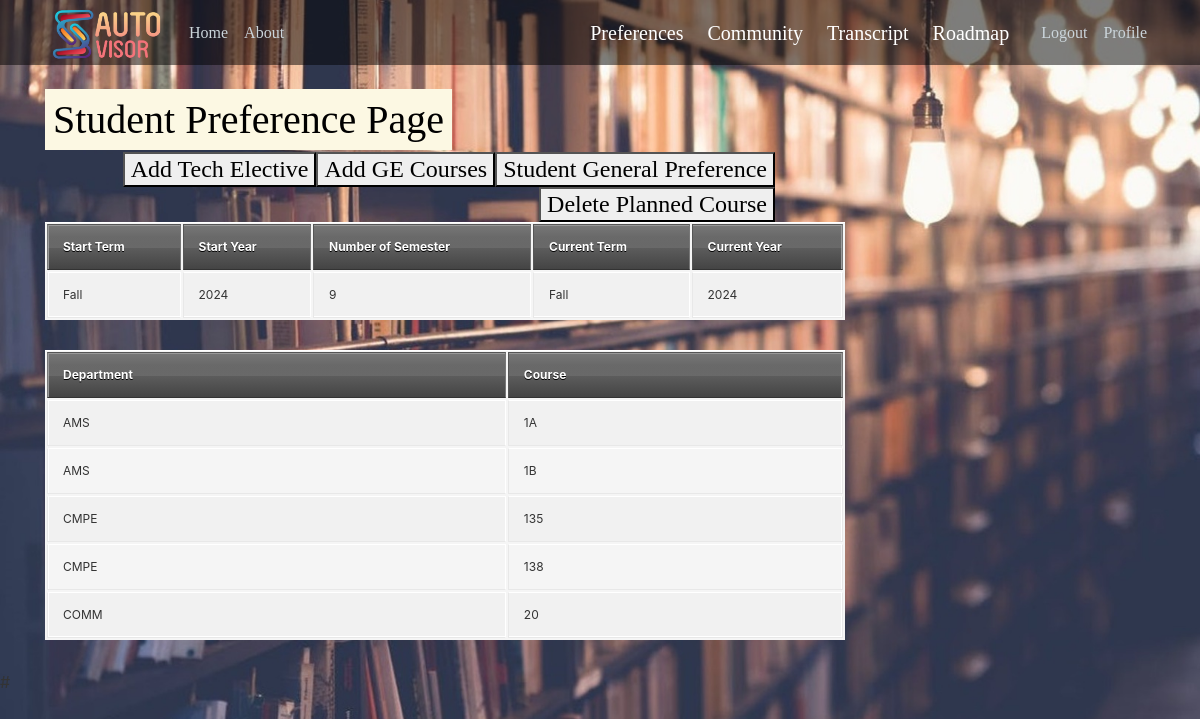
The page /Preference/ (signed in) on the database its author committed.
### schedule/models.py (models this page shows, shortened)
class Student(models.Model):
	id = models.AutoField(auto_created=True, primary_key=True)
	studentID = models.CharField(max_length=9,unique=True)
	user = models.OneToOneField(User, default=None, null=True, on_delete=models.CASCADE)
	startTerm = models.CharField(max_length=6,choices=TERMS,default='Fall')
	startYear = models.IntegerField(default=date.today().year)
	numSemesters = models.IntegerField(default=8)
	currentTerm = models.CharField(max_length=6, choices=TERMS, default='Fall')
	currentYear = models.IntegerField(default=date.today().year)
	catalogue = models.ForeignKey('Catalogue',on_delete=models.RESTRICT)
	prefCourseList = models.ManyToManyField('Course', symmetrical=False, blank=True, through='PreferredCourse')
	separateSV = models.BooleanField(default=False)
	roadmap = models.OneToOneField('Roadmap',on_delete=models.SET_NULL,default=None,blank=True,null=True)
	transcript = models.OneToOneField('Transcript',on_delete=models.SET_NULL,default=None,blank=True,null=True)
	friends = models.ManyToManyField('self',symmetrical=True,related_name='AcceptedFriends',blank=True)
	friendRequests = models.ManyToManyField('self',symmetrical=False,related_name='RequestFriends',blank=True)
	class Meta:
		ordering = ('studentID',)

class PreferredCourse(models.Model):
	course = models.ForeignKey('Course',on_delete=models.CASCADE)
	student = models.ForeignKey('Student',on_delete=models.CASCADE)
	reqID = models.ManyToManyField('GERequirement',default=None,blank=True)
	courseType = models.CharField(max_length=13, choices=CLASS_TYPE, default='General')
	class Meta:
		ordering = ('student','course',)

class Course(models.Model):
	id = models.AutoField(primary_key=True)
	department = models.ForeignKey('Department',on_delete=models.RESTRICT)
	courseID = models.TextField()
	numUnits = models.IntegerField(default=3)
	prereqs = models.ManyToManyField('self',symmetrical=False,blank=True,related_name='Prerequisites',through='PrereqGrade')
	coreqs = models.ManyToManyField('self',symmetrical=False,blank=True,related_name='Corequisites')
	GEArea = models.ManyToManyField('GEArea', symmetrical=False, blank=True,related_name='GE_Areas')
	unitPrereq = models.IntegerField(default=0) #How many units must be taken before taking class
	requiresWST = models.BooleanField(default=False)
	isCapstone = models.BooleanField(default=False)
	isAlternateCapstone = models.BooleanField(default=False)
	NOfPrereqs = models.ManyToManyField('self',symmetrical=False,blank=True,related_name='Optional_Prerequisites',through='OptionalPrereqGrade')
	NPrereqs = models.IntegerField(default=0)
	NOfCoreqs = models.ManyToManyField('self', symmetrical=False, blank=True, related_name='Optional_Corequisites')
	NCoreqs = models.IntegerField(default=0)
	GEPrereqs = models.ManyToManyField('GEArea', symmetrical=False, blank=True,related_name='GE_Prerequisites')
	sequential = models.ManyToManyField('self',symmetrical=False,blank=True,related_name='Sequential')
	class Meta:
		unique_together = ('department', 'courseID', )
		ordering = ('department', 'courseID', )

class Department(models.Model):
	abrv = models.TextField(primary_key=True)
	name = models.TextField()
	class Meta:
		ordering = ('abrv',)
	def __str__(self):
		return str(self.abrv)

### schedule/views.py (the view)
# urls.py: path('Preference/', views.Preference,
@login_required
def Preference(request):
	if Student.objects.filter(user=request.user).exists() is False:
		return redirect("student")
	student = Student.objects.get(user=request.user)
	preferredCourse = PreferredCourse.objects.filter(student=student)
	context = {
		'student': student,
		'preferredCourses': preferredCourse
	}
	return render(request, 'schedule/Preference.html', context)

### schedule/templates/schedule/Preference.html (shortened to what this page needs)
{% extends "schedule/base.html" %}
{% block content %}
<html>
  <h1><mark>Student Preference Page</h1></mark>
  <h4>
    <button id="myButton1" class="float-right submit-button" >Student General Preference</button>
  </h4>
    <h4>
        <button id="myButton2" class="float-right submit-button" >Add GE Courses</button>
    </h4>
    <h4>
        <button id="myButton3" class="float-right submit-button" >Add Tech Elective</button>
    </h4>
    <h4>
        <button id="myButton4" class="float-right submit-button" >Delete Planned Course</button>
    </h4>
    <table>
        <thead>
          <tr>
              <th>Start Term</th>
              <th>Start Year</th>
              <th>Number of Semester</th>
              <th>Current Term</th>
              <th>Current Year</th>
          </tr>
        </thead>
        <tbody>
            <tr>
            <td>{{student.startTerm}}</td>
            <td>{{student.startYear}}</td>
            <td>{{student.numSemesters}}</td>
            <td>{{student.currentTerm}}</td>
            <td>{{student.currentYear}}</td>
          </tr>
        </tbody>
      </table>
      <table>
            <thead>
              <tr>
                  <th>Department</th>
                  <th>Course</th>
              </tr>
            </thead>
            <tbody>
            {% for preferredCourse in preferredCourses %}
                <tr>
                <td>{{preferredCourse.course.department}}</td>
                <td>{{preferredCourse.course.courseID}}</td>
              </tr>
            {% endfor %}
            </tbody>
          </table>
</html>
{% endblock content %}

### schedule/static/schedule/main.css (style rules this page uses)
body { background: #fafafa url(https://jackrugile.com/images/misc/noise-diagonal.png); color: #444; }
table { background: #f5f5f5; border-collapse: separate; box-shadow: inset 0 1px 0 #fff; font-size: 12px; line-height: 24px; margin: 30px auto; text-align: left; width: 800px; }
th { background: url(https://jackrugile.com/images/misc/noise-diagonal.png), linear-gradient(#777, #444); border-left: 1px solid #555; border-right: 1px solid #777; border-top: 1px solid #555; border-bottom: 1px solid #333; box-shadow: inset 0 1px 0 #999; color: #fff; font-weight: bold; padding: 10px 15px; position: relative; text-shadow: 0 1px 0 #000; }
th:after { background: linear-gradient(rgba(255,255,255,0), rgba(255,255,255,.08)); content: ''; display: block; height: 25%; left: 0; margin: 1px 0 0 0; position: absolute; top: 25%; width: 100%; }
th:first-child { border-left: 1px solid #777; box-shadow: inset 1px 1px 0 #999; }
th:last-child { box-shadow: inset -1px 1px 0 #999; }
td { border-right: 1px solid #fff; border-left: 1px solid #e8e8e8; border-top: 1px solid #fff; border-bottom: 1px solid #e8e8e8; padding: 10px 15px; position: relative; transition: all 300ms; }
td:first-child { box-shadow: inset 1px 0 0 #fff; }
td:last-child { border-right: 1px solid #e8e8e8; box-shadow: inset -1px 0 0 #fff; }
tr { background: url(https://jackrugile.com/images/misc/noise-diagonal.png); }
tr:nth-child(odd) td { background: #f1f1f1 url(https://jackrugile.com/images/misc/noise-diagonal.png); }
tr:last-of-type td { box-shadow: inset 0 -1px 0 #fff; }
tr:last-of-type td:first-child { box-shadow: inset 1px -1px 0 #fff; }
tr:last-of-type td:last-child { box-shadow: inset -1px -1px 0 #fff; }
body { background: #fafafa; color: #333333; margin-top: 6rem; background-image: url(images/background.jpg); background-repeat: no-repeat; background-size: cover; background-attachment: fixed; }
h1, h2, h3, h4, h5, h6 { color: white; font-family:Raleway }

### rows shown on the page
Student: startTerm "Fall", startYear "2024", numSemesters "9", currentTerm "Fall", currentYear "2024"
PreferredCourse: course.department "AMS", course.courseID "1A"
PreferredCourse: course.department "AMS", course.courseID "1B"
PreferredCourse: course.department "CMPE", course.courseID "135"
PreferredCourse: course.department "CMPE", course.courseID "138"
PreferredCourse: course.department "COMM", course.courseID "20"
